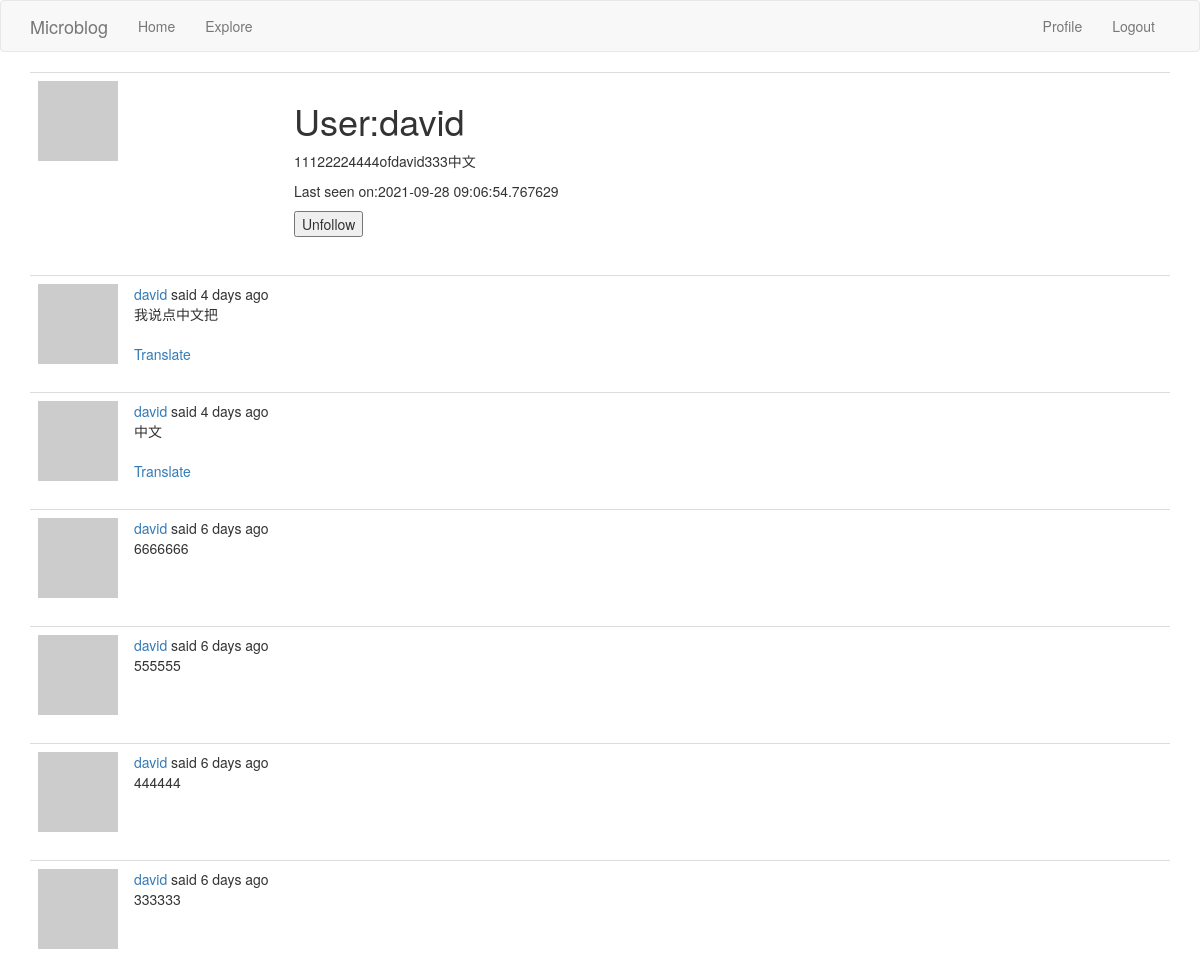
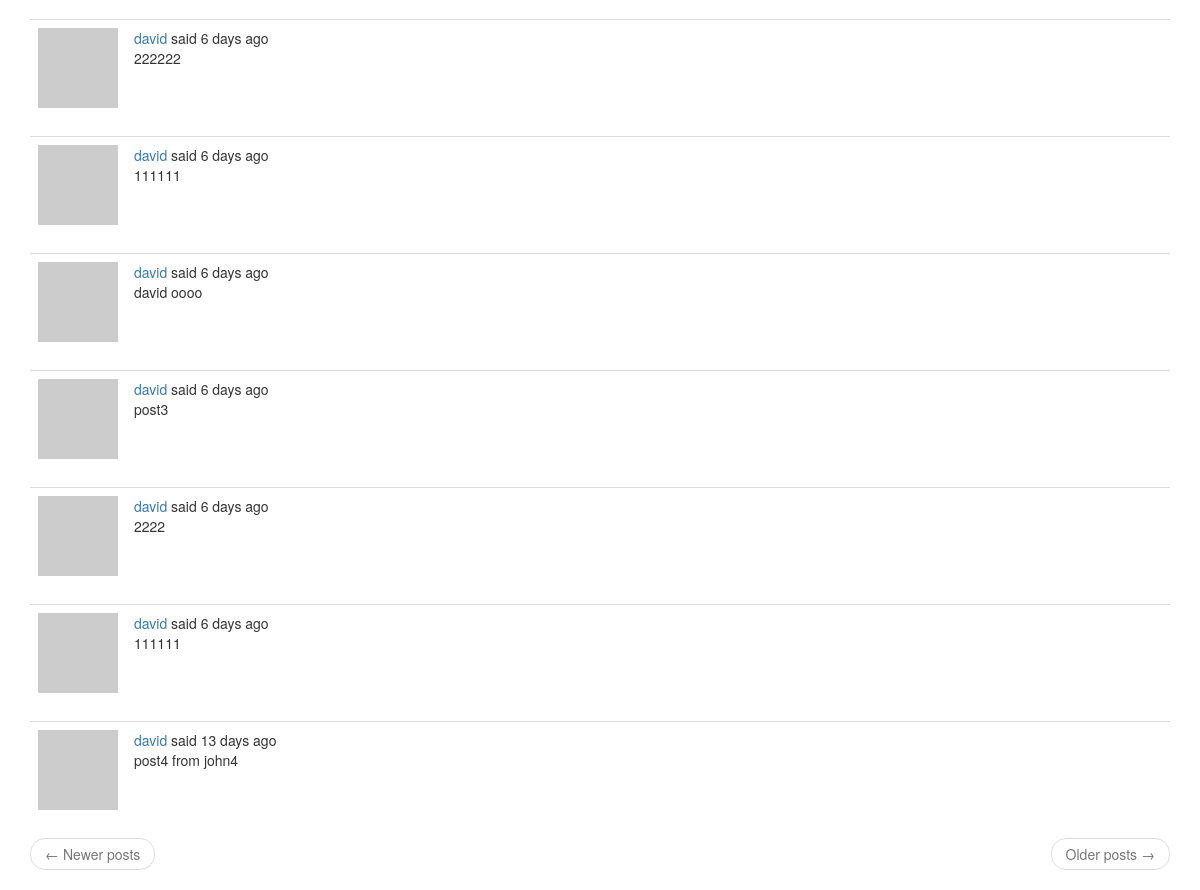
The app's page /user/david (signed in) with its own data (2 pictures, top to bottom).
### app/models.py (models this page shows, shortened)
class User(UserMixin,db.Model):
	id = db.Column(db.Integer, primary_key=True)
	username = db.Column(db.String(64), index=True, unique=True)
	email = db.Column(db.String(120), index=True, unique=True)
	password_hash = db.Column(db.String(128))
	posts = db.relationship('Post', backref='author', lazy='dynamic')
	about_me = db.Column(db.String(140))
	last_seen = db.Column(db.DateTime,default=datetime.utcnow())
	followed = db.relationship(
		'User',
		secondary=followers,
		primaryjoin=(followers.c.follower_id==id),
		secondaryjoin=(followers.c.followed_id==id),
		backref=db.backref('followers', lazy='dynamic'),
		lazy='dynamic'
		)
	def avatar(self, size):
		digest = md5(self.email.lower().encode('utf-8')).hexdigest()
		return 'https://www.gravatar.com/avatar/{}?d=identicon&s={}'.format(digest, size)
	def is_following(self, user):
		return self.followed.filter(followers.c.followed_id==user.id).count()>0

class Post(db.Model):
	id = db.Column(db.Integer, primary_key=True)
	body = db.Column(db.String(140))
	timestamp = db.Column(db.DateTime, index=True, default=datetime.utcnow)
	user_id = db.Column(db.Integer, db.ForeignKey('user.id'))
	language = db.Column(db.String(5))

### app/routes.py (the view)
@app.route('/user/<username>')
@login_required
def user(username):
    user = User.query.filter_by(username=username).first_or_404()
    page = request.args.get('page', 1, type=int)
    posts = user.posts.order_by(Post.timestamp.desc()).paginate(page, app.config['POSTS_PER_PAGE'], False)
    next_url = url_for('user', username=user.username, page=posts.next_num) if posts.has_next else None
    prev_url = url_for('user', username=user.username, page=posts.prev_num) if posts.has_prev else None
    form=EmptyForm()
    return render_template('user.html', user=user, posts=posts.items,form=form, next_url=next_url, prev_url=prev_url)

### app/forms.py
class EmptyForm(FlaskForm):
    submit = SubmitField('Submit')

### app/models.py (called while the page is built)
@login.user_loader
def load_user(id):
	return User.query.get(int(id))

### app/routes.py (called while the page is built)
@app.before_request
def before_request():
    if current_user.is_authenticated:
        current_user.last_seen = datetime.utcnow()
        db.session.commit()
    g.locale = 'zh' if str(get_locale()).startswith('zh') else str(get_locale())

### app/templates/user.html (shortened to what this page needs)
{% extends "base.html" %}
{% block app_content %}
	<table class="table table-hover">
		<tr>
			<td width="256px"><img src="{{ user.avatar(256) }}"></td>
			<td>
				<h1>User:{{ user.username }}</h1>
				{% if user.about_me %}
					<p>{{ user.about_me }}</p>
				{% endif %}
				{% if user.last_seen %}
					<p>Last seen on:{{ user.last_seen }}</p>
				{% endif %}
				{% if user == current_user %}
					<p>
						<a href="{{ url_for('edit_profile') }}">Edit your profile</a>
					</p>
				{% else %}
					<p>
						<form action="{{ url_for('unfollow', username=user.username) }}" method="POST">
							{{ form.submit(value='Unfollow') }}
						</form>
					</p>
				{% endif %}
			</td>
		</tr>
	</table>
	{% for post in posts %}
		{% include '_post.html' %}
	{% endfor%}
	<nav aria-label="...">
		<ul class="pager">
			<li class="previous{% if not prev_url %} disabled{% endif %}">
				<a href="{{ prev_url or '#' }}">
					<span aria-hidden="true">&larr;</span> Newer posts
				</a>
			</li>
			<li class="next{% if not next_url %} disabled{% endif %}">
				<a href="{{ next_url or '#' }}">
					Older posts <span aria-hidden="true">&rarr;</span>
				</a>
			</li>
		</ul>
	</nav>
{% endblock%}

### app/templates/_post.html (shortened to what this page needs)
<table class="table table-hover">
    <tr>
        <td width="70px">
            <a href="{{ url_for('user', username=post.author.username) }}">
                <img src="{{ post.author.avatar(70) }}" />
            </a>
        </td>
        <td>
            {{ _('%(username)s said %(when)s', username=user_link, when=moment(post.timestamp).fromNow()) }}
            <br>
            <span id="post{{ post.id }}">{{ post.body }}</span>
            {% if post.language and post.language != g.locale %}
                <br><br>
                <span id="translation{{ post.id }}">
                    <a href="javascript:translate('#post{{ post.id }}', '#translation{{ post.id }}', '{{ post.language }}', '{{ g.locale }}');">{{ _('Translate') }}</a>
                </span>
            {% endif %}
        </td>
    </tr>
</table>

### records on screen
User: username "david", about_me "11122224444ofdavid333中文", last_seen "2021-09-28 09:06:54.767629"
Post: body "我说点中文把"
Post: body "中文"
Post: body "6666666"
Post: body "555555"
Post: body "444444"
Post: body "333333"
Post: body "222222"
Post: body "111111"
Post: body "david oooo"
Post: body "post3"
Post: body "2222"
Post: body "111111"
Post: body "post4 from john4"
